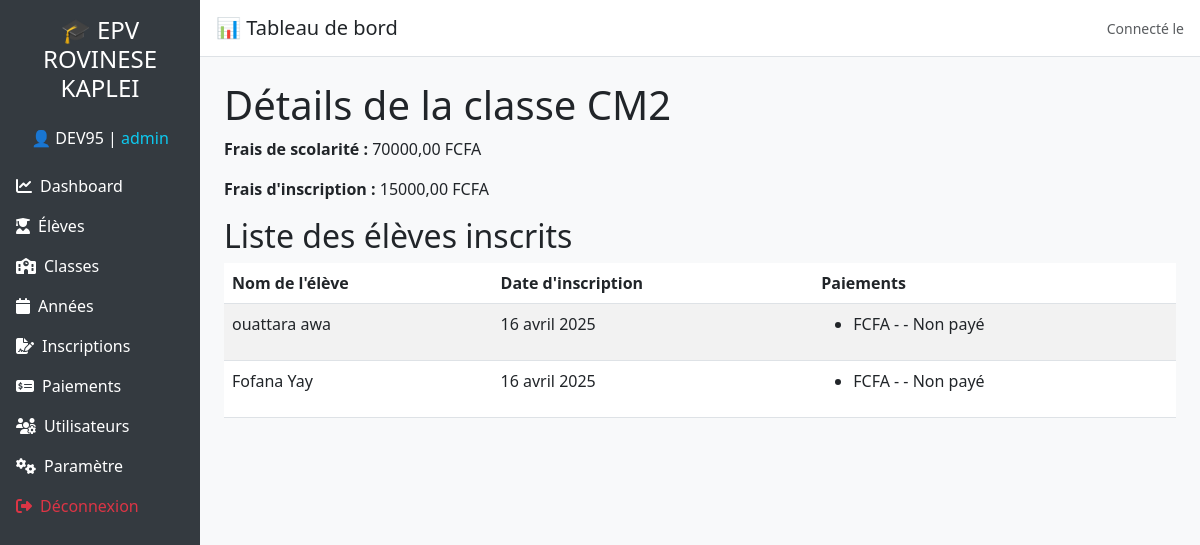
/core/classes/2/details (signed in), run on the app's committed database.
### utilisateurs/models.py (models this page shows)
class Utilisateur(AbstractUser):
    ROLE_CHOICES = (
        ('admin', 'Administrateur'),
        ('caissier', 'Caissier'),
    )
    role = models.CharField(max_length=20, choices=ROLE_CHOICES, default='caissier')

### core/models.py (models this page shows, shortened)
class Classe(models.Model):
    nom = models.CharField(max_length=255)
    frais_scolaire = models.DecimalField(max_digits=10, decimal_places=2)  # Montant des frais de scolarité
    frais_inscription = models.DecimalField(max_digits=10, decimal_places=2) # Montant des frais d'inscription

class Eleve(models.Model):
    nom = models.CharField(max_length=255)
    prenom = models.CharField(max_length=255)
    date_naissance = models.DateField()
    matricule = models.CharField(max_length=50, unique=True, blank=True, null=True)
    telephone = models.CharField(max_length=15, blank=True, null=True)
    montant_du = models.DecimalField(max_digits=10, decimal_places=2, null=False, default=0)
    montant_restant = models.DecimalField(max_digits=10, decimal_places=2, default=0)  # Montant restant à payer

### inscriptions/models.py (models this page shows, shortened)
class Inscription(models.Model):
    eleve = models.ForeignKey(Eleve, on_delete=models.CASCADE)
    classe = models.ForeignKey(Classe, on_delete=models.CASCADE)
    annee_scolaire = models.ForeignKey(AnneeScolaire, on_delete=models.CASCADE)
    frais_inscription = models.DecimalField(max_digits=10, decimal_places=2, default=5000)  # Frais d'inscription (fixes)
    date_inscription = models.DateField(auto_now_add=True)
    class Meta:
        unique_together = ('eleve', 'annee_scolaire')  # Un élève ne peut pas être inscrit deux fois pour la même année

### core/views.py (the view)
    def wrapper(request, *args, **kwargs):
        if request.user.is_authenticated and request.user.role == 'admin':
            return view_func(request, *args, **kwargs)
        return redirect('connexion')

### core/views.py (called while the page is built)
def admin_required(view_func):
    def wrapper(request, *args, **kwargs):
        if request.user.is_authenticated and request.user.role == 'admin':
            return view_func(request, *args, **kwargs)
        return redirect('connexion')
    return wrapper

@admin_required
@login_required
def details_classe(request, classe_id):
    try:
        classe = Classe.objects.get(id=classe_id)
        inscriptions = Inscription.objects.filter(classe=classe)
        eleves_paiements = []
        for inscription in inscriptions:
            paiements = Paiement.objects.filter(inscription=inscription)
            eleves_paiements.append({
                'eleve': inscription.eleve,
                'paiements': paiements
            })
        context = {
            'classe': classe,
            'inscriptions': inscriptions,
            'eleves_paiements': eleves_paiements,
        }
        return render(request, 'classes/details_classe.html', context)
    except Classe.DoesNotExist:
        return render(request, 'classe/error.html', {'message': 'Classe non trouvée'})

### core/templates/classes/details_classe.html
{% extends 'base.html' %}
{% block content %}
    <h1>Détails de la classe {{ classe.nom }}</h1>
    <p><strong>Frais de scolarité :</strong> {{ classe.frais_scolaire }} FCFA</p>
    <p><strong>Frais d'inscription :</strong> {{ classe.frais_inscription }} FCFA</p>
    <h2>Liste des élèves inscrits</h2>
    <table class="table table-striped">
        <thead>
            <tr>
                <th>Nom de l'élève</th>
                <th>Date d'inscription</th>
                <th>Paiements</th>
            </tr>
        </thead>
        <tbody>
            {% for inscription in inscriptions %}
                <tr>
                    <td>{{ inscription.eleve.nom }} {{ inscription.eleve.prenom }}</td>
                    <td>{{ inscription.date_inscription }}</td>
                    <td>
                        {% if eleves_paiements %}
                            <ul>
                                {% for paiement in eleves_paiements %}
                                    {% if paiement.eleve == inscription.eleve %}
                                        <li>{{ paiement.montant }} FCFA - {{ paiement.date_paiement }} - {% if paiement.statut %}Payé{% else %}Non payé{% endif %}</li>
                                    {% endif %}
                                {% endfor %}
                            </ul>
                        {% else %}
                            <p>Aucun paiement enregistré.</p>
                        {% endif %}
                    </td>
                </tr>
            {% endfor %}
        </tbody>
    </table>
{% endblock %}

### templates/base.html (shortened to what this page needs)
<!DOCTYPE html>
<html lang="fr">
<head>
  <link href="https://cdn.jsdelivr.net/npm/bootstrap@5.3.0/dist/css/bootstrap.min.css" rel="stylesheet">
  <link href="https://cdnjs.cloudflare.com/ajax/libs/font-awesome/6.4.0/css/all.min.css" rel="stylesheet">
</head>
<body>
{% if user.is_authenticated %}
<div class="d-flex">
  <nav class="sidebar d-flex flex-column p-3 text-white col-md-3 col-lg-2">
    <h4 class="text-center mb-4">🎓 EPV ROVINESE KAPLEI</h4>
    <p class="text-center">👤 {{ user.username | upper }} | <span class="text-info">{{ user.role }}</span></p>
    {% if user.role == 'admin' %}
      <a href="{% url 'dashboard' %}" class="py-2 d-block"><i class="fas fa-chart-line me-2"></i>Dashboard</a>
      <a href="{% url 'liste_eleves' %}" class="py-2 d-block"><i class="fas fa-user-graduate me-2"></i>Élèves</a>
      <a href="{% url 'liste_classes' %}" class="py-2 d-block"><i class="fas fa-school me-2"></i>Classes</a>
      <a href="{% url 'liste_annees' %}" class="py-2 d-block"><i class="fas fa-calendar me-2"></i>Années</a>
      <a href="{% url 'inscription_form' %}" class="py-2 d-block"><i class="fas fa-file-signature me-2"></i>Inscriptions</a>
      <a href="{% url 'paiement_list' %}" class="py-2 d-block"><i class="fas fa-money-check-alt me-2"></i>Paiements</a>
      <a href="{% url "liste_utilisateurs" %}" class="py-2 d-block"><i class="fas fa-users-cog me-2"></i>Utilisateurs</a>
      <a href="/admin/" class="py-2 d-block"><i class="fas fa-cogs me-2"></i>Paramètre</a>
      <a href="{% url 'deconnexion' %}" class="py-2 d-block text-danger"><i class="fas fa-sign-out-alt me-2"></i>Déconnexion</a>
    {% endif %}
  </nav>
  <div class="flex-grow-1">
    <div class="topbar d-flex justify-content-between align-items-center">
      <h5 class="mb-0">📊 Tableau de bord</h5>
      <span class="text-muted small">Connecté le {{ now|date:"d/m/Y H:i" }}</span>
    </div>
    <div class="p-4">
      {% block content %}{% endblock %}
    </div>
  </div>
</div>
{% endif %}
</body>
</html>

### templates/base.html (style rules this page uses)
body { font-family: 'Segoe UI', sans-serif; background-color: #f8f9fa; }
.sidebar { height: 100vh; background-color: #343a40; }
.sidebar a { color: #ffffff; text-decoration: none; }
.topbar { background-color: #ffffff; padding: 1rem; border-bottom: 1px solid #dee2e6; }

### data on the page
Utilisateur: username "DEV95", role "admin"
Classe: nom "CM2", frais_scolaire "70000,00", frais_inscription "15000,00"
Inscription: eleve.nom "ouattara", eleve.prenom "awa", date_inscription "16 avril 2025"
Inscription: eleve.nom "Fofana", eleve.prenom "Yay", date_inscription "16 avril 2025"
